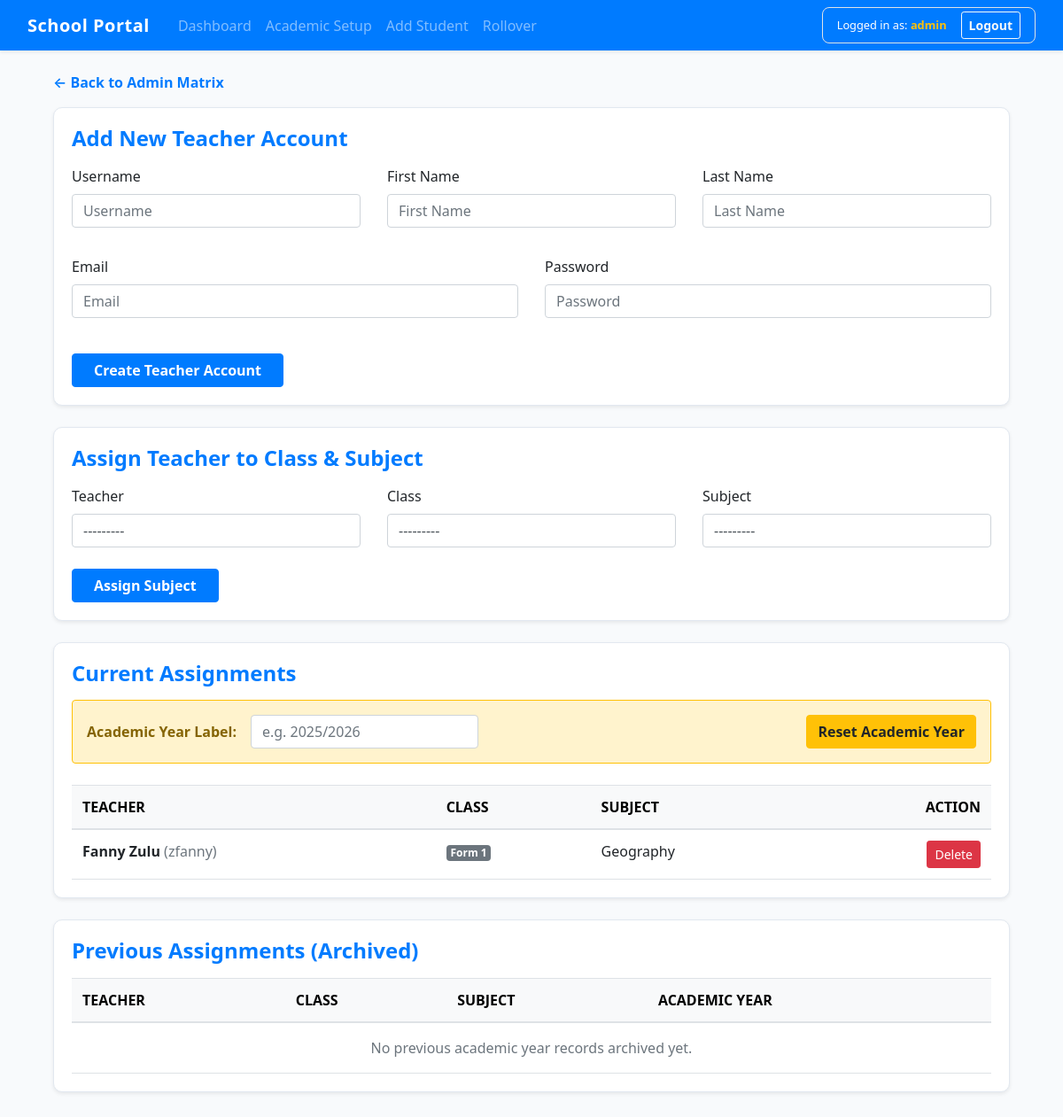
Screenshot of /teacher/assign_teacher/ (signed in) with the database file from the repository.
### portal/models.py (models this page shows, shortened)
class TeacherAssignment(models.Model):
    teacher = models.ForeignKey(User, on_delete=models.CASCADE)
    school_class = models.ForeignKey(SchoolClass, on_delete=models.CASCADE)
    subject = models.ForeignKey(Subject, on_delete=models.CASCADE)
    class Meta:
        unique_together = ('school_class', 'subject')

class SchoolClass(models.Model):
    class_name = models.CharField(max_length=50, unique=True)
    def __str__(self):
        return self.class_name

class Subject(models.Model):
    subject_name = models.CharField(max_length=100, unique=True)
    def __str__(self):
        return self.subject_name

### portal/views.py (the view, shortened to what this page needs)
# urls.py: path('assign_teacher/', views.assign_teacher, name='assign_teacher'),
@user_passes_test(lambda u: u.is_authenticated and u.is_superuser, login_url='login')
def assign_teacher(request):
    assignments = TeacherAssignment.objects.select_related('teacher', 'school_class', 'subject').all()
    previous_assignments = PreviousAssignment.objects.all().order_by('-archived_at')
    teacher_form = TeacherCreationForm()
    assignment_form = TeacherAssignmentForm()
    context = {
        'teacher_form': teacher_form,
        'assignment_form': assignment_form,
        'assignments': assignments,
        'previous_assignments': previous_assignments,
    }
    return render(request, 'portal/assign_teacher.html', context)

### portal/forms.py (shortened to what this page needs)
class TeacherCreationForm(forms.ModelForm):
    password = forms.CharField(
        widget=forms.PasswordInput(attrs={'class': 'form-control', 'placeholder': 'Password'}),
        label="Password"
    )
    class Meta:
        model = User
        fields = ['username', 'email', 'first_name', 'last_name', 'password']
        widgets = {
            'username': forms.TextInput(attrs={'class': 'form-control', 'placeholder': 'Username'}),
            'email': forms.EmailInput(attrs={'class': 'form-control', 'placeholder': 'Email'}),
            'first_name': forms.TextInput(attrs={'class': 'form-control', 'placeholder': 'First Name'}),
            'last_name': forms.TextInput(attrs={'class': 'form-control', 'placeholder': 'Last Name'}),
        }

class TeacherAssignmentForm(forms.ModelForm):
    class Meta:
        model = TeacherAssignment
        fields = ['teacher', 'school_class', 'subject']
        widgets = {
            'teacher': forms.Select(attrs={'class': 'form-control'}),
            'school_class': forms.Select(attrs={'class': 'form-control'}),
            'subject': forms.Select(attrs={'class': 'form-control'}),
        }

### portal/templates/portal/assign_teacher.html (shortened to what this page needs)
{% extends 'portal/base.html' %}
{% block content %}
<div class="container my-4">
    <div class="mb-3">
        <a href="{% url 'admin_matrix' %}" class="text-decoration-none fw-semibold">
            &larr; Back to Admin Matrix
        </a>
    </div>
    <div class="card shadow-sm mb-4">
        <div class="card-body">
            <h4 class="card-title fw-bold text-primary mb-3">Add New Teacher Account</h4>
            <form method="POST">
                <div class="row g-3 mb-3">
                    <div class="col-md-4">
                       <div class="form-group"><label>Username</label>{{ teacher_form.username }}</div>
                    </div>
                    <div class="col-md-4">
                         <div class="form-group"><label>First Name</label>{{ teacher_form.first_name }}</div>
                    </div>
                    <div class="col-md-4">
                       <div class="form-group"><label>Last Name</label>{{ teacher_form.last_name }}</div>
                    </div>
                </div>
                <div class="row g-3 mb-4">
                    <div class="col-md-6">
                        <div class="form-group"><label>Email</label>{{ teacher_form.email }}</div>
                    </div>
                    <div class="col-md-6">
                        <div class="form-group"><label>Password</label>{{ teacher_form.password }}</div>
                    </div>
                </div>
                <button type="submit" name="create_teacher" class="btn btn-primary fw-semibold px-4">
                    Create Teacher Account
                </button>
            </form>
        </div>
    </div>
    <div class="card shadow-sm mb-4">
        <div class="card-body">
            <h4 class="card-title fw-bold text-primary mb-3">Assign Teacher to Class & Subject</h4>
            <form method="POST" action="{% url 'assign_teacher' %}">
                <div class="row g-3 mb-4">
                    <div class="col-md-4">
                        <label>Teacher</label>{{ assignment_form.teacher }}
                    </div>
                    <div class="col-md-4">
                       <label>Class</label>{{ assignment_form.school_class }}
                    </div>
                    <div class="col-md-4">
                        <label>Subject</label>{{ assignment_form.subject }}
                    </div>
                </div>
                <button type="submit" name="assign_subject" class="btn btn-primary fw-semibold px-4">
                    Assign Subject
                </button>
            </form>
        </div>
    </div>
    <div class="card shadow-sm mb-4">
        <div class="card-body">
            <h4 class="card-title fw-bold text-primary mb-3">Current Assignments</h4>
            <div class="alert alert-warning border-warning d-flex align-items-center justify-content-between p-3 mb-4">
                <form method="POST" action="{% url 'assign_teacher' %}" class="d-flex align-items-center gap-3 w-100">
                    <label class="fw-semibold text-nowrap mb-0">Academic Year Label:</label>
                    <input type="text" name="academic_year_label" class="form-control w-auto" placeholder="e.g. 2025/2026" value="{{ current_year_label|default:'' }}" required>
                    <button type="submit" class="btn btn-warning fw-semibold ms-auto" onclick="return confirm('Are you sure you want to reset the academic year? This will archive current assignments.');">
                        Reset Academic Year
                    </button>
                </form>
            </div>
            <div class="table-responsive">
                <table class="table table-hover align-middle mb-0">
                    <thead class="table-light">
                        <tr>
                            <th>TEACHER</th>
                            <th>CLASS</th>
                            <th>SUBJECT</th>
                            <th class="text-end">ACTION</th>
                        </tr>
                    </thead>
                    <tbody>
                        {% for assign in assignments %}
                        <tr>
                            <td class="fw-bold">{{ assign.teacher.first_name }} {{ assign.teacher.last_name }} <span class="text-muted fw-normal">({{ assign.teacher.username }})</span></td>
                            <td><span class="badge bg-secondary">{{ assign.school_class.class_name }}</span></td>
                            <td>{{ assign.subject.subject_name }}</td>
                            <td class="text-end">
                                <form method="POST" action="{% url 'assign_teacher' %}" class="d-inline" onsubmit="return confirm('Remove assignment?');">
                                    <button type="submit" class="btn btn-danger btn-sm">Delete</button>
                                </form>
                            </td>
                        </tr>
                        {% empty %}
                        <tr>
                            <td colspan="4" class="text-center text-muted py-3">No active assignments for this academic year.</td>
                        </tr>
                        {% endfor %}
                    </tbody>
                </table>
            </div>
        </div>
    </div>
    <div class="card shadow-sm mb-4">
        <div class="card-body">
            <h4 class="card-title fw-bold text-primary mb-3">Previous Assignments (Archived)</h4>
            <div class="table-responsive">
                <table class="table table-hover align-middle mb-0">
                    <thead class="table-light">
                        <tr>
                            <th>TEACHER</th>
                            <th>CLASS</th>
                            <th>SUBJECT</th>
                            <th>ACADEMIC YEAR</th>
                        </tr>
                    </thead>
                    <tbody>
                        {% for assign in previous_assignments %}
                        <tr>
                            <td class="fw-bold">{{ assign.teacher.first_name }} {{ assign.teacher.last_name }}</td>
                            <td><span class="badge bg-secondary">{{ assign.school_class.class_name }}</span></td>
                            <td>{{ assign.subject.subject_name }}</td>
                            <td><span class="badge bg-info text-dark">{{ assign.academic_year }}</span></td>
                        </tr>
                        {% empty %}
                        <tr>
                            <td colspan="4" class="text-center text-muted py-3">No previous academic year records archived yet.</td>
                        </tr>
                        {% endfor %}
                    </tbody>
                </table>
            </div>
        </div>
    </div>
</div>
{% endblock %}

### portal/templates/portal/base.html (shortened to what this page needs)
{% load static %}
<!DOCTYPE html>
<html lang="en">
<head>
    <link href="https://cdn.jsdelivr.net/npm/bootstrap@5.3.0/dist/css/bootstrap.min.css" rel="stylesheet">
    <link rel="stylesheet" href="https://cdnjs.cloudflare.com/ajax/libs/font-awesome/6.4.0/css/all.min.css">
    <link rel="stylesheet" href="{% static 'css/bootstrap.min.css'%}">
</head>
<body>
    <nav class="navbar navbar-expand-lg navbar-dark bg-primary px-3 sticky-top shadow-sm">
        <div class="container-fluid d-flex align-items-center justify-content-between">
            <div class="d-flex align-items-center">
                <a class="navbar-brand fw-bold me-4" href="{% url 'admin_matrix' %}">School Portal</a>
                <div class="collapse navbar-collapse" id="navbarNav">
                    <ul class="navbar-nav me-auto">
                        <li class="nav-item">
                            <a class="nav-link" href="{% url 'admin_matrix' %}">Dashboard</a>
                        </li>
                        <li class="nav-item">
                            <a class="nav-link" href="{% url 'academic_setup' %}">Academic Setup</a>
                        </li>
                        <li class="nav-item">
                            <a class="nav-link" href="{% url 'add_student' %}">Add Student</a>
                        </li>
                        <li class="nav-item">
                            <a class="nav-link" href="{% url 'promote_students' %}">Rollover</a>
                        </li>
                    </ul>
                </div>
            </div>
            <div class="d-flex align-items-center  bg-opacity-10 border border-grey border-opacity-25 rounded-3 px-3 py-1 ms-auto">
                <span class="text-white small me-3">
                    Logged in as: <strong class="text-warning">{{ request.user.username }}</strong>
                </span>
                <form method="POST" action="{% url 'logout' %}" class="d-inline m-0">
                    <button type="submit" class="btn btn-outline-light btn-sm fw-semibold">Logout</button>
                </form>
            </div>
        </div>
    </nav>
    <div class="container mb-5">
        {% block content %}
        {% endblock %}
    </div>
</body>
</html>

### portal/templates/portal/base.html (style rules this page uses)
body { background-color: #f8fafc; color: #334155; font-family: system-ui, -apple-system, sans-serif; }
.navbar-brand { font-weight: 700; letter-spacing: 0.5px; }
.card { border-radius: 10px; border: 1px solid #e2e8f0; }

### rows the page displays
TeacherAssignment: teacher.first_name "Fanny", teacher.last_name "Zulu", teacher.username "zfanny", school_class.class_name "Form 1", subject.subject_name "Geography"

### other values shown
{{ request.user.username }} "admin"
